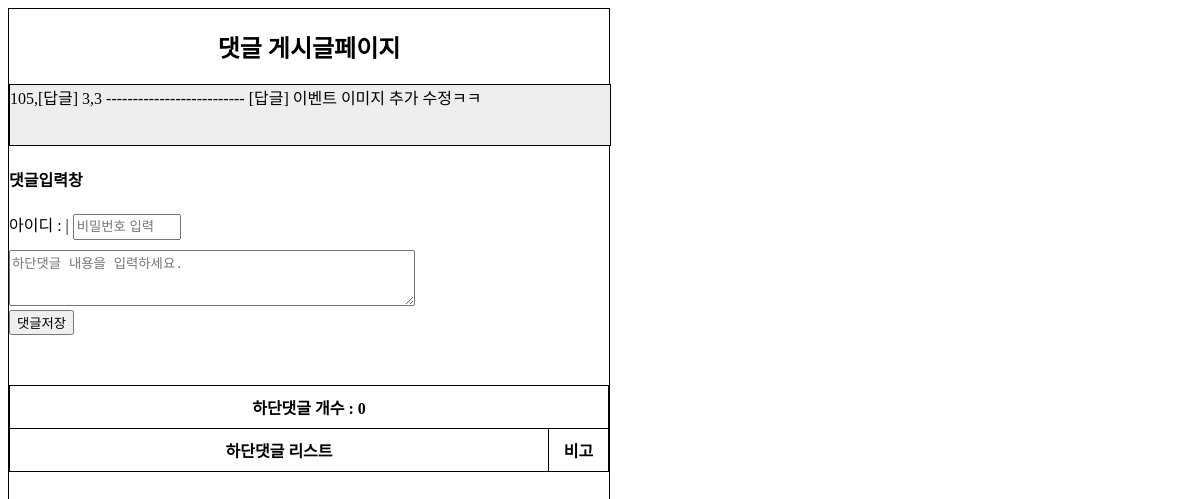
Before: /board/view2/105/ with the older database file.
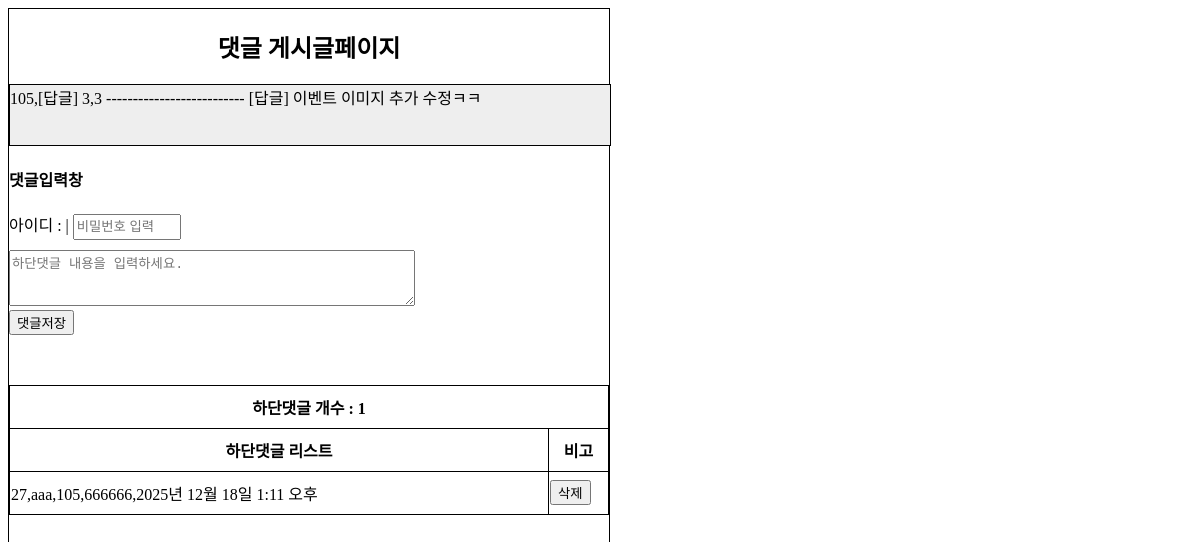
After: the same page with the newer database file.
### comment/models.py (models this page shows, shortened)
class Comment(models.Model):
    cno = models.AutoField(primary_key=True)
    board = models.ForeignKey(Board,on_delete=models.CASCADE)
    member = models.ForeignKey(Member,on_delete=models.SET_NULL,null=True,blank=True)
    cpw = models.CharField(max_length=10,null=True,blank=True)
    ccontent = models.TextField(blank=True)
    cdate = models.DateTimeField(auto_now=True)

### member/models.py (models this page shows, shortened)
class Member(models.Model):
    id = models.CharField(max_length=50,primary_key=True)
    pw = models.CharField(max_length=100)
    name = models.CharField(max_length=50)
    phone = models.CharField(max_length=13,default='010-0000-0000')
    gender = models.CharField(max_length=10,default='남자')
    hobby = models.CharField(max_length=100,default='게임')
    mdate = models.DateTimeField(auto_now=True)

### board/models.py (models this page shows, shortened)
class Board(models.Model):
    bno = models.AutoField(primary_key=True)
    btitle = models.CharField(max_length=1000)
    bcontent = models.TextField()
    member = models.ForeignKey(Member,on_delete=models.SET_NULL,null=True)
    bgroup = models.IntegerField(default=0)
    bstep = models.IntegerField(default=0)
    bindent = models.IntegerField(default=0)
    bhit = models.IntegerField(default=0) #조회수
    bfile = models.FileField(default='',null=True)
    bdate = models.DateTimeField(auto_now=True)

### board/views.py (the view)
# urls.py: path('view2/<int:bno>/', views.view2, name='view2'),
def view2(request,bno):
    print("bno : ",bno)
    qs = Board.objects.filter(bno=bno)
    c_qs = Comment.objects.filter(board=qs[0]).order_by('-cno')
    context = {'board':qs[0],'clist':c_qs}
    return render(request,'board/view2.html',context)

### board/templates/board/view2.html (shortened to what this page needs)
<!DOCTYPE html>
<html lang="en">
<head>
</head>
<body>
    <h2>댓글 게시글페이지</h2>
    <section>{{board.bno}},{{board.btitle}},{{board.bcontent}}</section>
    <h4>댓글입력창</h4>
    <form>
        <label>아이디 : {{request.session.session_id}} | </label>
        <input type='text' id='cpw' name='cpw' placeholder='비밀번호 입력'><br>
        <textarea id='ccontent' name='ccontent' placeholder='하단댓글 내용을 입력하세요.'></textarea><br>
        <input type='button' id='writeBtn' value='댓글저장'><br>
    </form>
    <table>
        <colgroup>
          <col width='90%'>
          <col width='10%'>
        </colgroup>
        <tr>
            <th colspan='2'>하단댓글 개수 : <span id='cnt'>{{clist.count}}</span></th>
        </tr>
        <tr>
            <th>하단댓글 리스트</th>
            <th>비고</th>
        </tr>
        <tbody id='tbody'>
            {% for c in clist %}
            <tr id='{{c.cno}}'>
                <td>{{c.cno}},{{c.member.id}},{{c.board.bno}},{{c.ccontent}},{{c.cdate}}</td>
                <td><button type='button' class='deleteBtn'>삭제</button></td>
            </tr>
            {% endfor %}
        </tbody>
    </table>
</body>
</html>

Changed rows visible on the page:
added Comment: cno "27", member.id "aaa", board.bno "105", ccontent "666666", cdate "2025년 12월 18일 1:11 오후"
Other visible differences:
{{ clist.count }}: "0" → "1"
